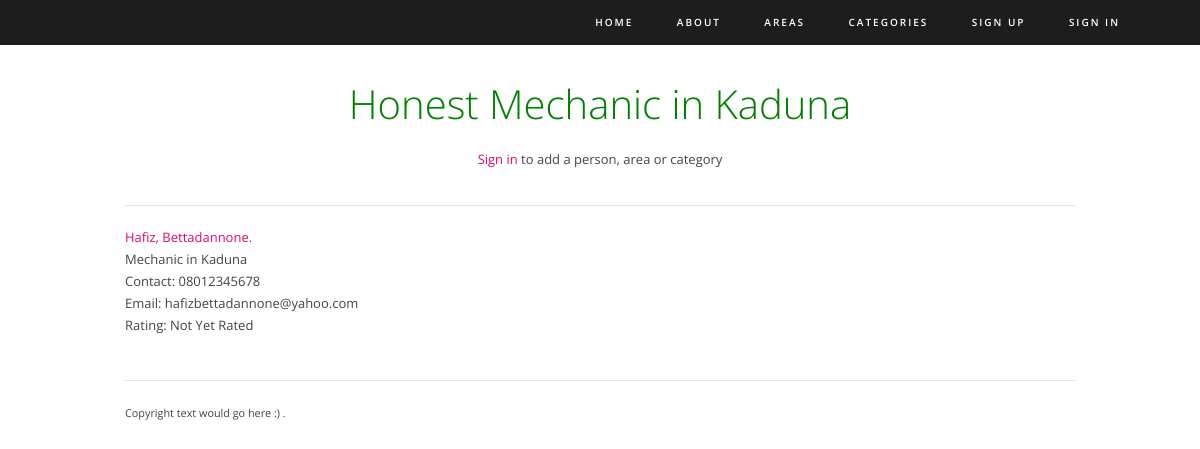
Before: /honest/kaduna/mechanic/ with the older database file.
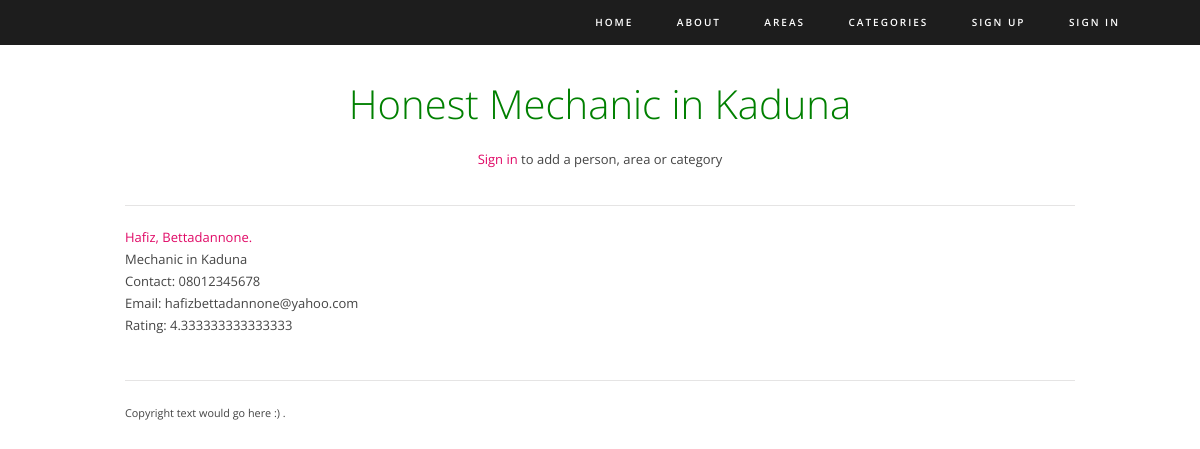
After: the same page with the newer database file.
### honest/models.py (models this page shows, shortened)
class Person(models.Model):
    service = models.ForeignKey(Category, on_delete=models.PROTECT, related_name='service', help_text='Service')
    location = models.ForeignKey(Area, on_delete=models.PROTECT, related_name='location', help_text='Location (state)')
    first_name = models.CharField(max_length=60, help_text='First name')
    last_name = models.CharField(max_length=60, help_text='Last name (surname)')
    phone_number = models.CharField(max_length=14, validators=[
        MinLengthValidator(11, message='phone number must be 11 - 14 characters long')], help_text="phone number 11"
                                                                                                   "- 14 digits allowed")
    email = models.EmailField(max_length=150, blank=True, help_text='Valid email address')
    date_added = models.DateField(auto_now_add=True)
    views = models.IntegerField(default=0)
    upvotes = models.IntegerField(default=0)
    downvotes = models.IntegerField(default=0)
    rating = models.FloatField(default=0)
    def avg_rating(self):
        if self.rating == 0.0:
            return 'Not Yet Rated'
        else:
            return self.rating

class Category(models.Model):
    category = models.CharField(max_length=100, unique=True, default='General',
                                help_text="Category of Service Provided")
    views = models.IntegerField(default=0)
    slug = models.SlugField()
    def __str__(self):
        return self.category

class Area(models.Model):
    state = models.CharField(max_length=100, unique=True, default='Nigeria')
    views = models.IntegerField(default=0)
    slug = models.SlugField()
    """ commented out, states are unique and cant have multiple areas
    area = models.CharField(max_length=100, unique=True, null=True)
    """
    def __str__(self):
        return self.state

### honest/views.py (the view)
# urls.py: path('<str:area_slug>/<str:category_slug>/', views.category_in_area, name='category_in_area'),
def category_in_area(request, area_slug, category_slug):
    category = Category.objects.get(slug=category_slug)
    area = Area.objects.get(slug=area_slug)
    people = Person.objects.filter(service=category, location=area)
    context = {'category': category, 'area': area, 'people': people}
    return render(request, 'honest/category_in_area.html', context)

### honest/templates/honest/category_in_area.html (shortened to what this page needs)
{% extends 'honest/themedbase.html' %}
{% block intro_block %}
    <h1>Honest {{category.category}} in {{area.state}}</h1>
    {% if user.is_authenticated %}
        <div class="one-third first"><a href="{% url 'honest:add_person' %}">Add a person</a></div>
        <div class="one-third"><a href="{% url 'honest:add_area' %}">Add an area</a></div>
        <div class="one-third"><a href="{% url 'honest:add_category' %}">Add a category</a></div>
    {% else %}
        <p><a href="{% url 'honest:login' %}">Sign in</a> to add a person, area or category</p>
    {% endif %}
{% endblock %}
{% block body_block %}
    {% for person in people %}
    <a href="{% url 'honest:person' person.location person.service person.id%}">{{person.first_name}}, {{person.last_name}}.</a>
            </br>{{person.service}} in {{person.location}}
            </br>Contact: {{person.phone_number}}
            </br>Email: {{person.email}}
            </br>Rating: {{person.avg_rating}}
    {% endfor %}
{% endblock %}

Changed rows visible on the page:
changed Person "Hafiz": avg_rating "Not Yet Rated" → "4.333333333333333"
